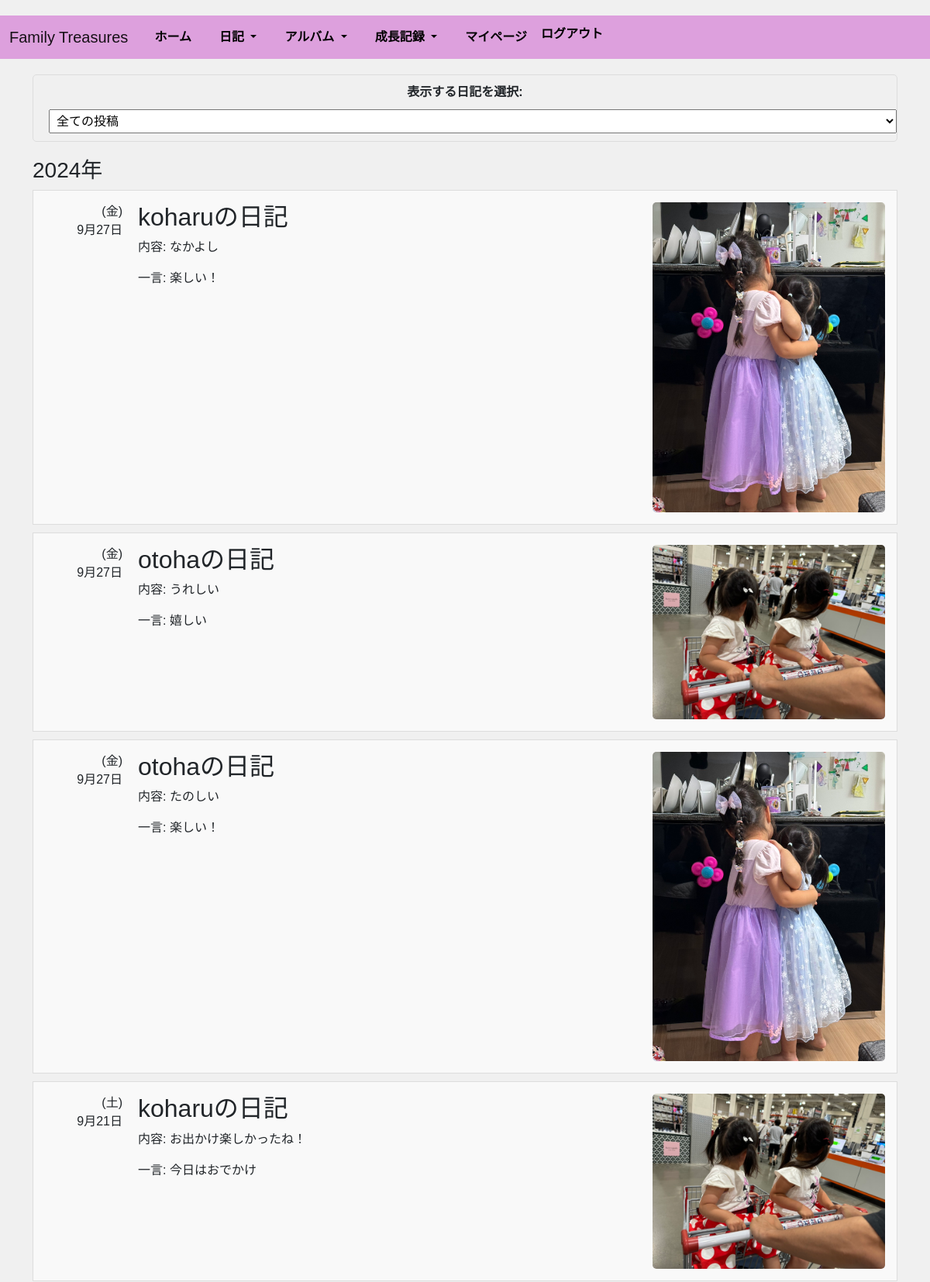
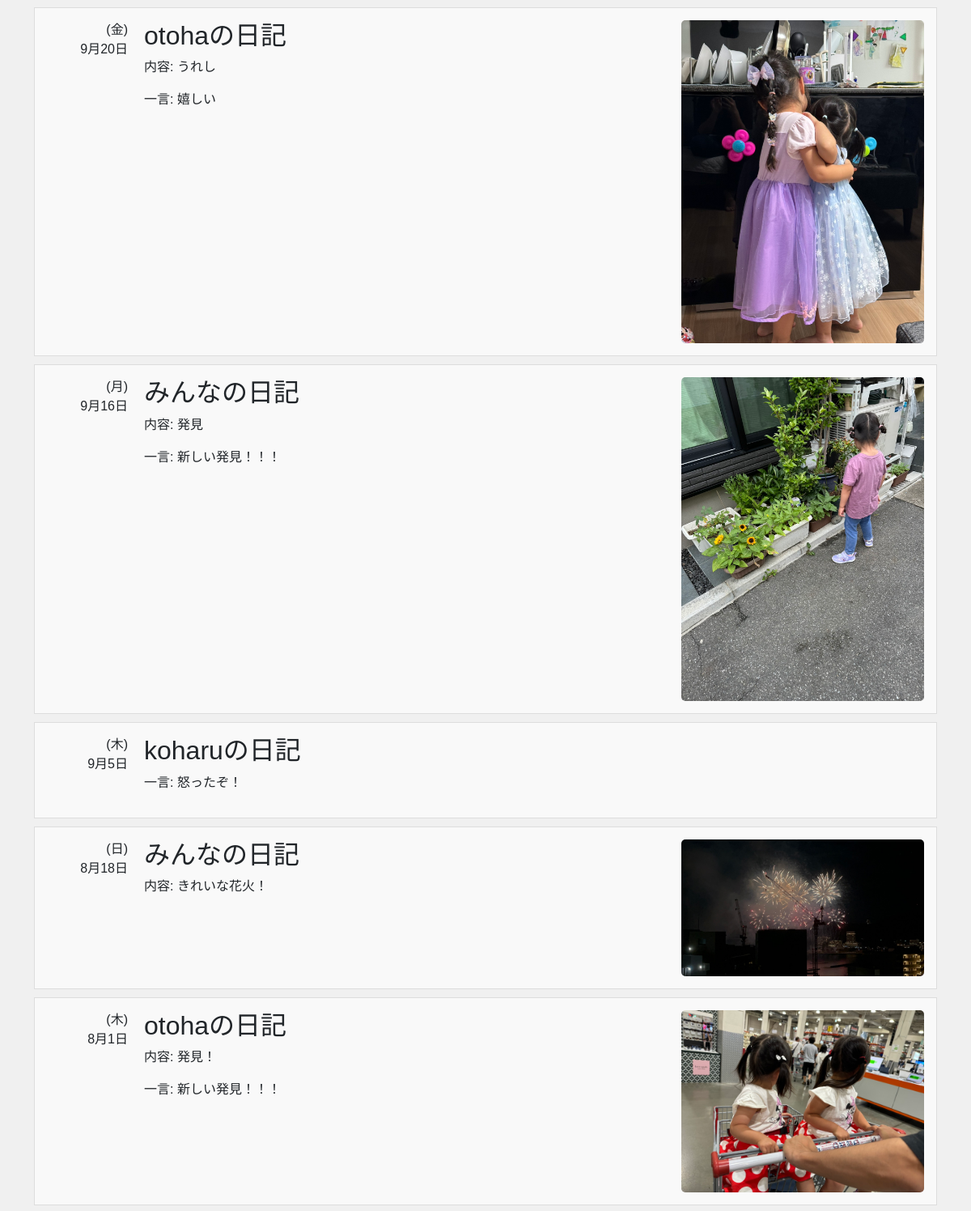
Screenshot of /app/diaries/ (signed in, upper part) with the database file from the repository (2 pictures, top to bottom).
### app/models.py (models this page shows, shortened)
class Diary(models.Model):
    user = models.ForeignKey(settings.AUTH_USER_MODEL, on_delete=models.CASCADE)
    household = models.ForeignKey('Household', on_delete=models.CASCADE)
    child = models.ForeignKey('Children', on_delete=models.SET_NULL, null=True, blank=True)
    template = models.ForeignKey('Template', on_delete=models.SET_NULL, null=True, blank=True)
    stamp = models.ForeignKey('Stamp', on_delete=models.SET_NULL, null=True, blank=True)
    weather = models.ForeignKey('Weather', on_delete=models.SET_NULL, null=True, blank=True)
    content = models.TextField(blank=True, null=True)
    entry_date = models.DateField(default=timezone.now)
    created_at = models.DateTimeField(auto_now_add=True)
    updated_at = models.DateTimeField(auto_now=True)
    class Meta:
        db_table = 'diaries'

class Children(models.Model):
    household = models.ForeignKey('Household', on_delete=models.CASCADE, null=True, blank=True)
    child_name = models.CharField(max_length=255)
    birthdate = models.DateField()
    created_at = models.DateTimeField(auto_now_add=True)
    updated_at = models.DateTimeField(auto_now=True)
    class Meta:
        db_table = 'children'

class Template(models.Model):
    text = models.TextField()
    created_at = models.DateTimeField(auto_now_add=True)
    updated_at = models.DateTimeField(auto_now=True)
    class Meta:
        db_table = 'templates'

class DiaryMedia(models.Model):
    MEDIA_TYPE_CHOICES = [
        ('image', '画像'),
        ('video', '動画'),
    ]
    diary = models.ForeignKey('Diary', related_name='medias', on_delete=models.CASCADE)
    media_type = models.CharField(max_length=10, choices=MEDIA_TYPE_CHOICES)
    media_file = models.FileField(upload_to='diary_media/')
    created_at = models.DateTimeField(auto_now_add=True)
    updated_at = models.DateTimeField(auto_now=True)
    class Meta:
        db_table = 'diary_media'

### app/views.py (the view)
# urls.py: path('diaries/', DiaryListView.as_view(), name='diary_list'),  # 日記一覧画面
class DiaryListView(LoginRequiredMixin, View):
    template_name = 'diary_list.html'
    def get(self, request):
        selected_filter = request.GET.get('child')
        children = Children.objects.filter(household=request.user.household)
        diaries = Diary.objects.filter(user__household=request.user.household).order_by('-entry_date')
        if selected_filter == 'none':
            diaries = diaries.filter(child=None)
        elif selected_filter and selected_filter != 'all':
            child = get_object_or_404(Children, id=selected_filter, household=request.user.household)
            diaries = diaries.filter(child=child)
        for diary in diaries:
            diary.first_image = diary.medias.filter(media_type='image').first()
        grouped_diaries = defaultdict(list)
        for diary in diaries:
            grouped_diaries[diary.entry_date.year].append(diary)
        grouped_diaries = sorted(grouped_diaries.items(), key=lambda x: x[0], reverse=True)
        return render(request, self.template_name, {
            'grouped_diaries': grouped_diaries,
            'children': children,
            'selected_filter': selected_filter,
        })

### templates/diary_list.html (shortened to what this page needs)
{% extends 'base.html' %}
{% block content %}
    {% load static %}
    <link rel="stylesheet" href="{% static 'css/diary_list.css' %}">
    <div class="filter-container">
        <form method="get" action="">
            <label for="child_select">表示する日記を選択:</label>
            <select name="child" id="child_select" onchange="this.form.submit()">
                <option value="all" {% if selected_filter == 'all' or not selected_filter %}selected{% endif %}>全ての投稿</option>
            </select>
        </form>
    </div>
    <div class="diary-list-container">
        {% for year, year_diaries in grouped_diaries %}
            <div class="year-section">
                <h3>{{ year }}年</h3>
                <ul>
                    {% for diary in year_diaries %}
                        <li>
                            <a href="{% url 'app:diary_detail' diary.pk %}" class="diary-link">
                                <div class="diary-date">
                                    <p>{{ diary.entry_date|date:"(D)" }}</p>
                                    <p>{{ diary.entry_date|date:"n月j日" }}</p>
                                </div>
                                <div class="diary-content">
                                    <h2>
                                        {% if diary.child %}
                                            {{ diary.child.child_name }}の日記
                                        {% else %}
                                            みんなの日記
                                        {% endif %}
                                    </h2>
                                    {% if diary.content %}
                                        <p>内容: {{ diary.content }}</p>
                                    {% endif %}
                                    {% if diary.template %}
                                        <p>一言: {{ diary.template.text }}</p>
                                    {% endif %}
                                </div>
                                <div class="diary-image">
                                    {% if diary.first_image %}
                                        <img src="{{ diary.first_image.media_file.url }}" alt="画像">
                                    {% endif %}
                                </div>
                            </a>
                        </li>
                    {% endfor %}
                </ul>
            </div>
        {% endfor %}
    </div>
{% endblock %}

### static/css/styles.css (style rules this page uses)
body { font-family: Arial, sans-serif; background-color: #f0f0f0; margin: 0; padding-top: 20px; }
label { display: block; margin-bottom: 5px; font-weight: bold; }
input[type="text"], input[type="date"], select { width: 100%; padding: 8px; margin-top: 5px; box-sizing: border-box; font-size: 16px; }

### static/css/diary_list.css (style rules this page uses)
.diary-list-container { margin-top: 20px; }
.year-section { margin-bottom: 30px; }
.diary-list-container ul { list-style-type: none; padding: 0; }
.diary-list-container ul li { position: relative; display: flex; align-items: flex-start; background-color: #f9f9f9; border: 1px solid #ddd; padding: 15px; margin-bottom: 10px; }
.diary-link { display: flex; align-items: flex-start; width: 100%; text-decoration: none; color: inherit; }
.diary-date { flex-shrink: 0; width: 100px; margin-right: 20px; text-align: right; }
.diary-date p { margin: 0; }
.diary-content { flex: 1; display: flex; flex-direction: column; }
.diary-image { flex-shrink: 0; margin-left: 20px; }
.diary-list-container ul li img { max-width: 300px; height: auto; border-radius: 5px; object-fit: cover; }
.filter-container { margin-top: 20px; padding: 10px; background-color: #f0f0f0; border: 1px solid #ddd; border-radius: 5px; text-align: center; }
.filter-container select { padding: 5px; font-size: 16px; margin-left: 10px; }

### rows the page displays
Diary: year "2024", entry_date "(金)", entry_date "9月27日", child.child_name "koharu", content "なかよし", template.text "楽しい！", first_image.media_file (picture)
Diary: entry_date "(金)", entry_date "9月27日", child.child_name "otoha", content "うれしい", template.text "嬉しい", first_image.media_file (picture)
Diary: entry_date "(金)", entry_date "9月27日", child.child_name "otoha", content "たのしい", template.text "楽しい！", first_image.media_file (picture)
Diary: entry_date "(土)", entry_date "9月21日", child.child_name "koharu", content "お出かけ楽しかったね！", template.text "今日はおでかけ", first_image.media_file (picture)
Diary: entry_date "(金)", entry_date "9月20日", child.child_name "otoha", content "うれし", template.text "嬉しい", first_image.media_file (picture)
Diary: entry_date "(月)", entry_date "9月16日", shows "みんなの日記", content "発見", template.text "新しい発見！！！", first_image.media_file (picture)
Diary: entry_date "(木)", entry_date "9月5日", child.child_name "koharu", template.text "怒ったぞ！"
Diary: entry_date "(日)", entry_date "8月18日", shows "みんなの日記", content "きれいな花火！", first_image.media_file (picture)
Diary: entry_date "(木)", entry_date "8月1日", child.child_name "otoha", content "発見！", template.text "新しい発見！！！", first_image.media_file (picture)
